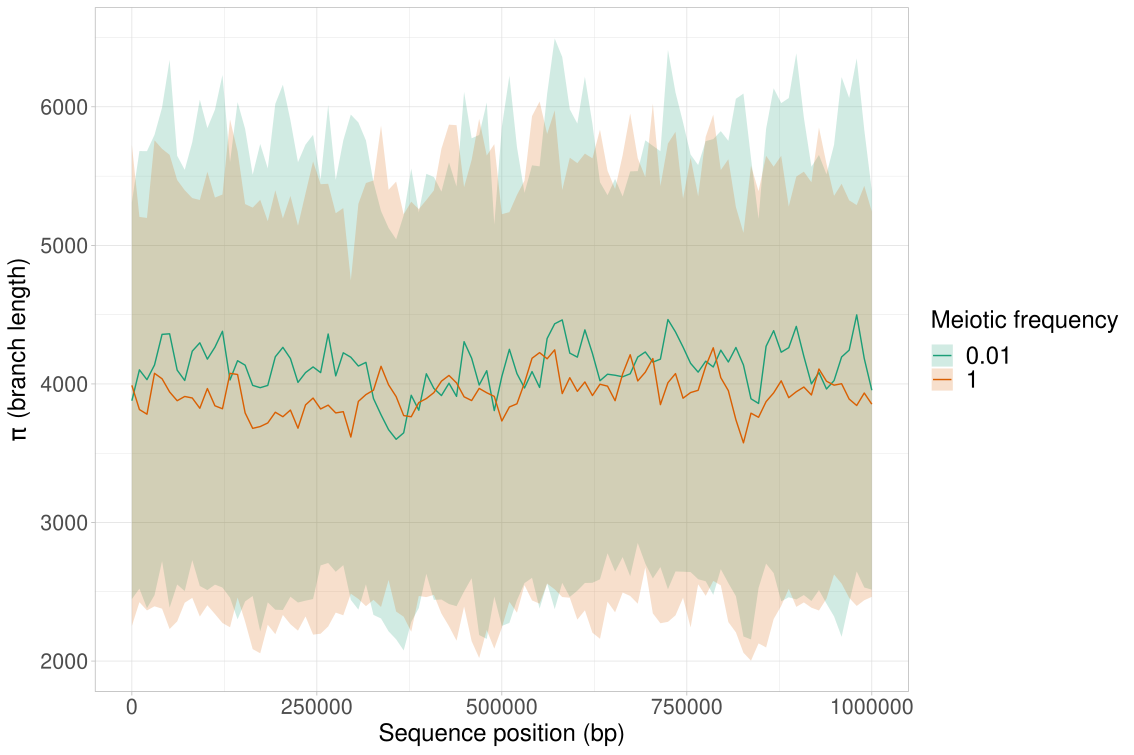

Source code (R):
#!/usr/bin/env Rscript

## Author : Louis OLLIVIER ~ louis.ollivier@etu.univ-rouen.fr 
## Université Paris-Saclay
## Lab : LISN ~ UMR9015 ~ BIOINFO team 

###### Package initialization  ----------------------------------------

if (!require('ggplot2', quietly = T)) install.packages('ggplot2');
if (!require('readr', quietly = T)) install.packages('readr');
if (!require('tibble', quietly = T)) install.packages('tibble');
if (!require('dplyr', quietly = T)) install.packages('dplyr');
if (!require('sjPlot', quietly = T)) install.packages('sjPlot');
if (!require('RColorBrewer', quietly = T)) install.packages('RColorBrewer');

library(ggplot2)
library(readr)
library(tibble)
library(dplyr)
library(sjPlot)
library(RColorBrewer)

########################################################################

rm(list=ls())

windows = seq(1,1000000,length.out=99)

########################################################################

GR_list = c("EGR", "100GR")

for (GR in GR_list){ 
  data =  read_csv(paste0("pi_",GR,".csv"),col_names = F)
  
  mean = apply(data, 2, mean)
  sd = apply(data, 2, sd)
  ymin = mean-sd
  ymax = mean+sd
  
  # Create a variable name based on the loop index
  GR_table_name = GR
  
  # Assign a value to the dynamically generated variable
  assign(GR_table_name, data.frame(windows,mean,ymin,ymax) %>% add_column(submodel=GR, .before=1))
}

rm(data,mean,sd,ymin,ymax,windows)

pi_table = bind_rows(EGR,`100GR`) %>%
  as_tibble() %>% 
  mutate(submodel = case_when(
    submodel == "EGR" ~ "1",
    submodel == "100GR" ~ "0.01",
    # Add more conditions as needed
    TRUE ~ submodel  # Default: no change for other values
  ))
pi_table

rm(EGR,`100GR`)

########################################################################
num_conditions <- length(unique(pi_table$submodel))
palette_name <- "Dark2"
colors <- brewer.pal(n = num_conditions, name = palette_name)

# Using the extracted color palette for both geom_line and geom_ribbon
pi = ggplot(pi_table, aes(x = windows, y = mean, group = submodel)) +
  geom_ribbon(aes(ymin = ymin, ymax = ymax, fill = submodel),alpha=0.2) +
  geom_line(aes(color = submodel)) +
  scale_color_manual(values = colors) +
  scale_fill_manual(values = colors) +
  labs(x = "Sequence position (bp)",
       y = expression(pi ~ "(branch length)"),
       color="Meiotic frequency",
       fill="Meiotic frequency",
       linetype="Meiotic frequency") + 
  theme_light() + 
  theme(
    axis.title.x = element_text(size=18),
    axis.title.y = element_text(size=18),
    legend.title = element_text(size = 18),
    legend.text = element_text(size = 18),
    axis.text.x = element_text(size = 16),
    axis.text.y = element_text(size = 16)
  )
pi
ggsave("pi.pdf") 
save_plot("pi.svg", fig = pi, width=30, height=20)


# Same plot without legend 
pi = ggplot(pi_table, aes(x = windows, y = mean, group = submodel)) +
  geom_ribbon(aes(ymin = ymin, ymax = ymax, fill = submodel),alpha=0.2) +
  geom_line(aes(color = submodel)) +
  scale_color_manual(values = colors) +
  scale_fill_manual(values = colors) +
  labs(x = "Sequence position (bp)",
       y = expression(pi ~ "(branch length)"))+ 
  theme_light() + 
  theme(
    axis.title.x = element_text(size=18),
    axis.title.y = element_text(size=18),
    axis.text.x = element_text(size = 16),
    axis.text.y = element_text(size = 16)
  ) +
  guides(color = "none", fill = "none")
pi
ggsave("pi_noleg.pdf") 
save_plot("pi_noleg.svg", fig = pi, width=30, height=20)

rm(list=ls())
